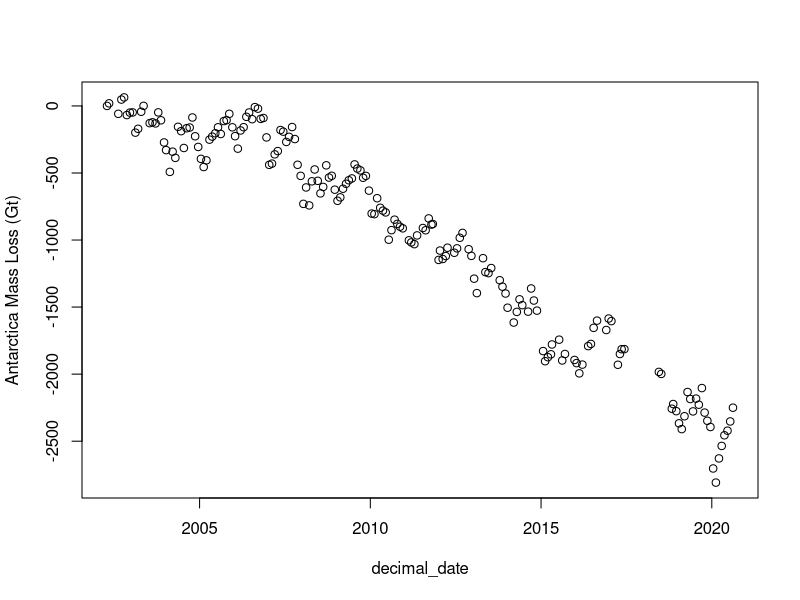
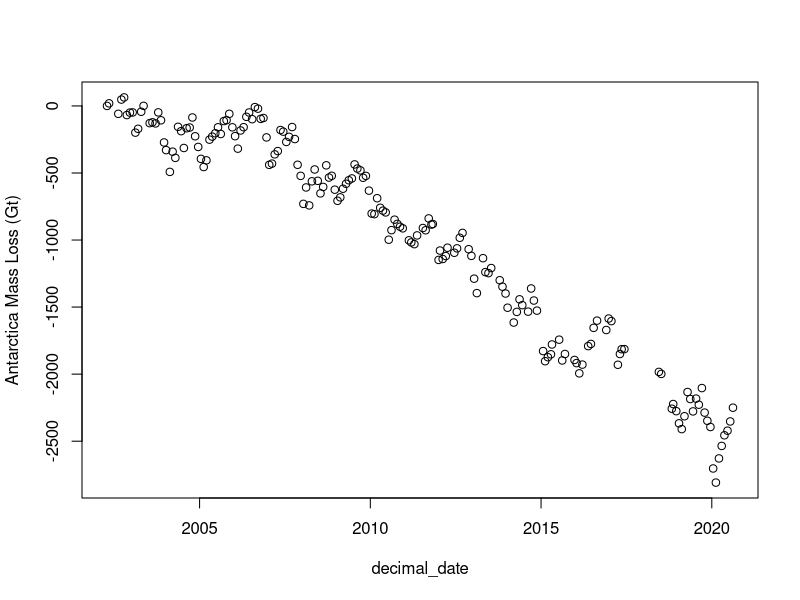
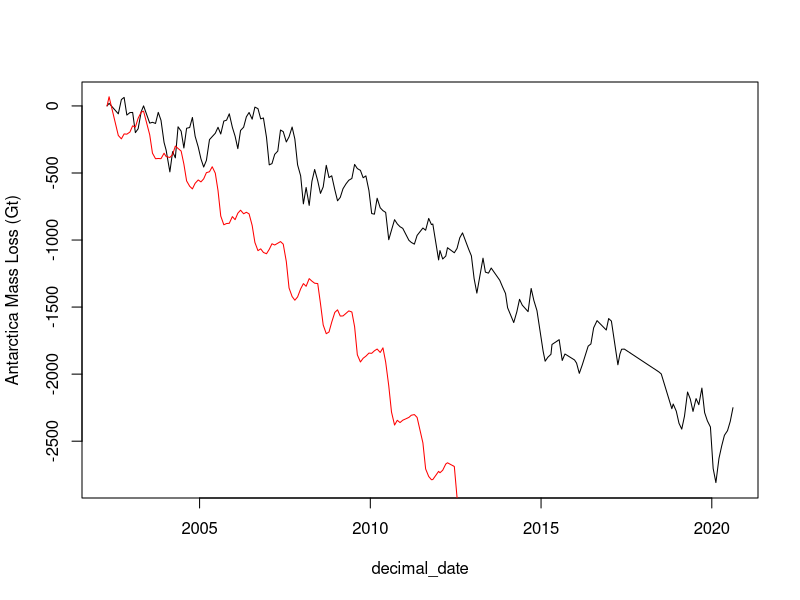
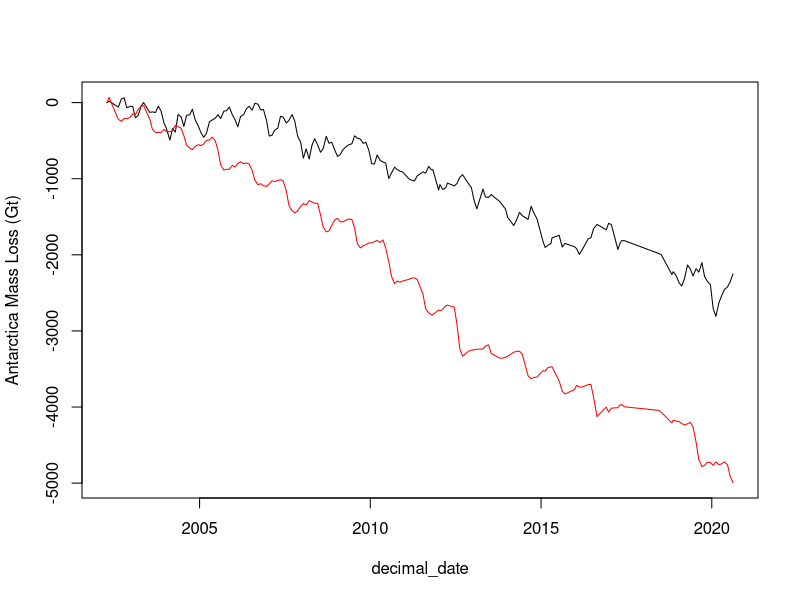
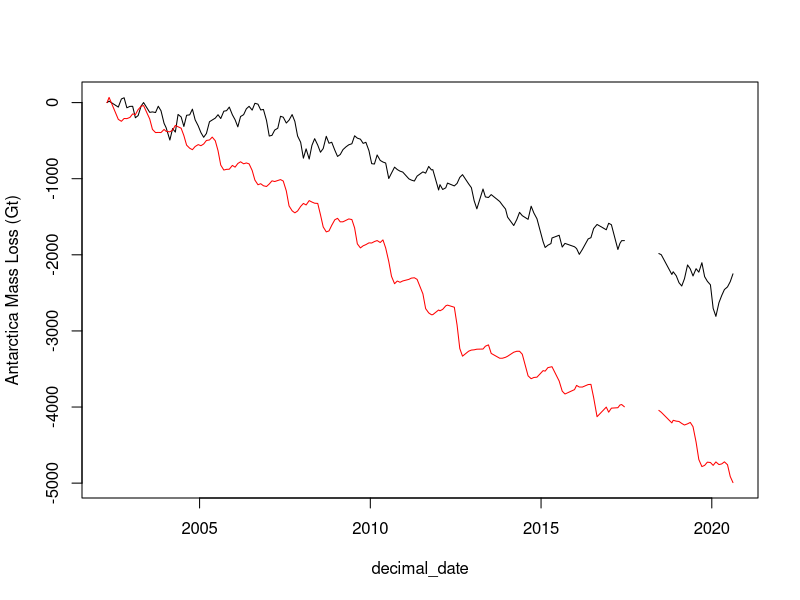
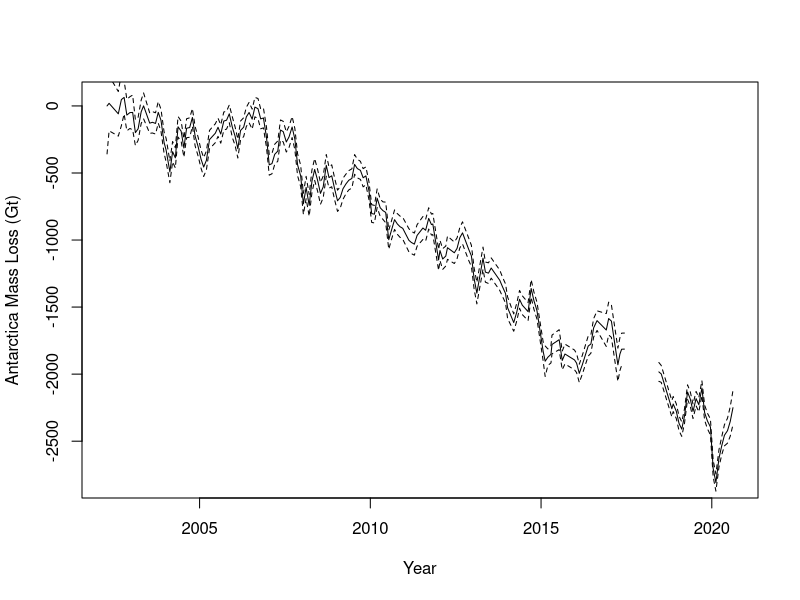
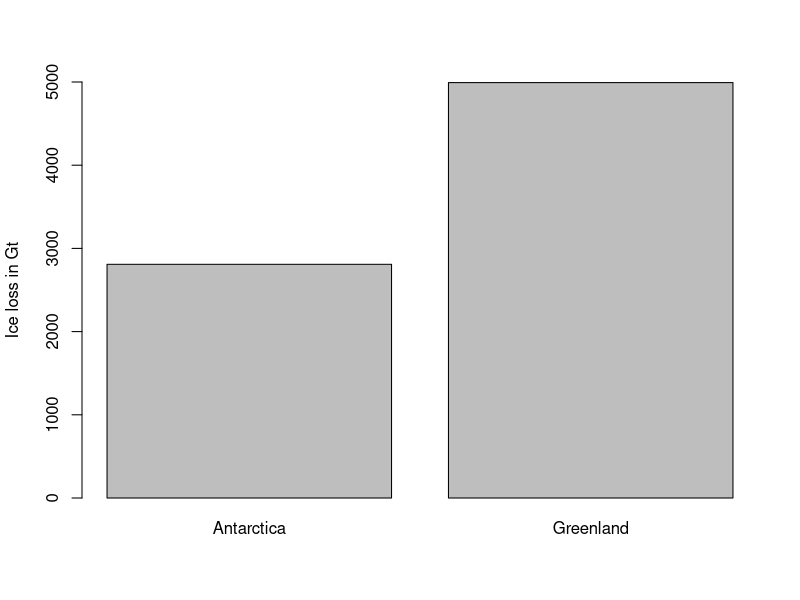
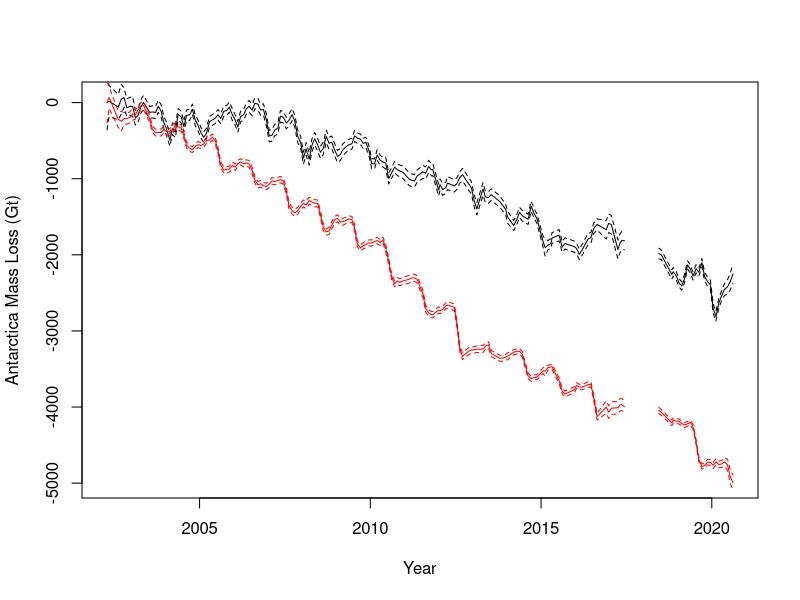

The R source for these figures, in order:
## ---- chunk 1
knitr::opts_chunk$set(fig.width=6, fig.asp = 0.618, collapse=TRUE) 
## ---- chunk 2
ant_ice_loss = read.table("data/antarctica_mass_200204_202008.txt", skip=31, sep="", header = FALSE, col.names = c("decimal_date", "mass_Gt", "sigma_Gt")) # Antarctica ice mass loss
grn_ice_loss = read.table("data/greenland_mass_200204_202008.txt", skip=31, sep="", header = FALSE, col.names = c("decimal_date", "mass_Gt", "sigma_Gt")) # Greenland ice mass loss
## ---- chunk 3
# View(grn_ice_loss)
head(ant_ice_loss)
head(grn_ice_loss)
dim(ant_ice_loss)
summary(ant_ice_loss)
## ---- chunk 4
# Plot Antarctic ice mass loss
plot(mass_Gt ~ decimal_date, data=ant_ice_loss, ylab="Antarctica Mass Loss (Gt)")
# Plot Greenland ice mass loss
plot(mass_Gt ~ decimal_date, data=ant_ice_loss, ylab="Antarctica Mass Loss (Gt)")

# Plot both together as lines
plot(mass_Gt ~ decimal_date, data=ant_ice_loss, ylab="Antarctica Mass Loss (Gt)", type='l') +
lines(mass_Gt ~ decimal_date, data=grn_ice_loss,type='l', col='red') 
## ---- chunk 5
plot(mass_Gt ~ decimal_date, data=ant_ice_loss, ylab="Antarctica Mass Loss (Gt)", type='l', ylim=range(grn_ice_loss$mass_Gt)) +
lines(mass_Gt ~ decimal_date, data=grn_ice_loss, type='l', col='red') 
## ---- chunk 6
#Create data.frame with an NA between the GRACE missions. Column names must match so it will merge with ant and grn data
data_break = data.frame(decimal_date=2018.0, mass_Gt=NA, sigma_Gt=NA)
data_break

#Add NA data point to the Antarctica ice trends data frame
ant_ice_loss_with_NA = rbind(ant_ice_loss, data_break) # Merge ant_ice_loss data frame with our NA point
tail(ant_ice_loss_with_NA) # Our NA value in 2018 is now the last row of our data frame
ant_ice_loss_with_NA = ant_ice_loss_with_NA[order(ant_ice_loss_with_NA$decimal_date),] # Reorder the data frame, sorting by date

#Repeat with Greenland data.frame
grn_ice_loss_with_NA = rbind(grn_ice_loss, data_break) # Merge grn_ice_loss data frame with our NA point
grn_ice_loss_with_NA = grn_ice_loss_with_NA[order(grn_ice_loss_with_NA$decimal_date),]

plot(mass_Gt ~ decimal_date, data=ant_ice_loss_with_NA, ylab="Antarctica Mass Loss (Gt)", type='l', ylim=range(grn_ice_loss_with_NA$mass_Gt, na.rm=TRUE)) +
lines(mass_Gt ~ decimal_date, data=grn_ice_loss_with_NA, type='l', col='red') 
## ---- chunk 7
head(ant_ice_loss_with_NA)
plot(mass_Gt ~ decimal_date, data=ant_ice_loss_with_NA, ylab="Antarctica Mass Loss (Gt)", xlab="Year", type='l') +
lines((mass_Gt+2*sigma_Gt) ~ decimal_date, data=ant_ice_loss_with_NA, type='l', lty='dashed') +
lines((mass_Gt-2*sigma_Gt) ~ decimal_date, data=ant_ice_loss_with_NA, type='l', lty='dashed') 
## ---- chunk 8
pdf('figures/ice_mass_trends.pdf', width=7, height=5)
plot(mass_Gt ~ decimal_date, data=ant_ice_loss_with_NA, ylab="Antarctica Mass Loss (Gt)", xlab="Year", type='l', ylim=range(grn_ice_loss_with_NA$mass_Gt, na.rm=TRUE)) +
lines((mass_Gt+2*sigma_Gt) ~ decimal_date, data=ant_ice_loss_with_NA, type='l', lty='dashed') +
lines((mass_Gt-2*sigma_Gt) ~ decimal_date, data=ant_ice_loss_with_NA, type='l', lty='dashed') +
lines(mass_Gt ~ decimal_date, data=grn_ice_loss_with_NA, type='l', col='red') +
lines((mass_Gt+2*sigma_Gt) ~ decimal_date, data=grn_ice_loss_with_NA, type='l', lty='dashed', col="red") +
lines((mass_Gt-2*sigma_Gt) ~ decimal_date, data=grn_ice_loss_with_NA, type='l', lty='dashed', col="red") 
dev.off()
## ---- chunk 9
barplot(height=c(min(ant_ice_loss$mass_Gt)*(-1), min(grn_ice_loss$mass_Gt)*(-1)), names.arg=c("Antarctica","Greenland"), ylim=c(0,5000), ylab="Ice loss in Gt")
